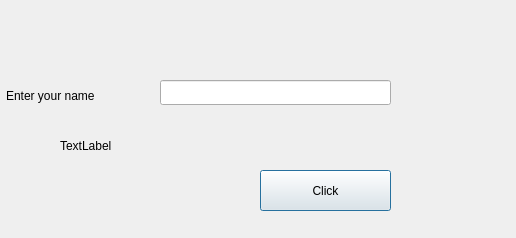
<?xml version="1.0" encoding="UTF-8"?>
<ui version="4.0">
 <class>Dialog</class>
 <widget class="QDialog" name="Dialog">
  <property name="geometry">
   <rect>
    <x>0</x>
    <y>0</y>
    <width>516</width>
    <height>238</height>
   </rect>
  </property>
  <property name="windowTitle">
   <string>Dialog</string>
  </property>
  <widget class="QLabel" name="labelResponse">
   <property name="geometry">
    <rect>
     <x>6</x>
     <y>70</y>
     <width>261</width>
     <height>51</height>
    </rect>
   </property>
   <property name="text">
    <string>Enter your name</string>
   </property>
  </widget>
  <widget class="QLabel" name="label">
   <property name="geometry">
    <rect>
     <x>60</x>
     <y>130</y>
     <width>101</width>
     <height>31</height>
    </rect>
   </property>
   <property name="text">
    <string>TextLabel</string>
   </property>
  </widget>
  <widget class="QLineEdit" name="lineEditName">
   <property name="geometry">
    <rect>
     <x>160</x>
     <y>80</y>
     <width>231</width>
     <height>25</height>
    </rect>
   </property>
  </widget>
  <widget class="QPushButton" name="buttonClickMe">
   <property name="geometry">
    <rect>
     <x>260</x>
     <y>170</y>
     <width>131</width>
     <height>41</height>
    </rect>
   </property>
   <property name="text">
    <string>Click</string>
   </property>
  </widget>
 </widget>
 <resources/>
 <connections/>
</ui>
